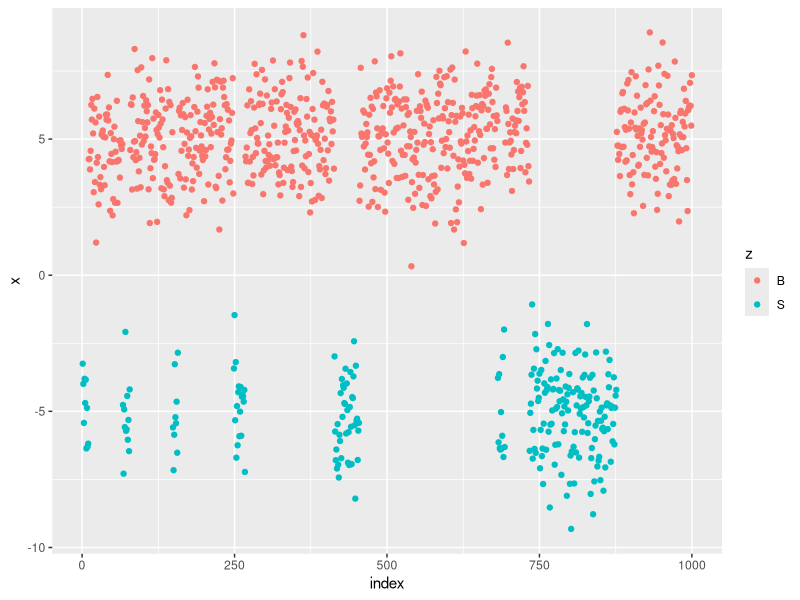

This chart was generated by the following R code:
## ---- chunk 1
library(expm)
library(ggplot2)
## ---- chunk 2
# transition matrix
transition<-matrix(c(.99,.01,.05,.95),nrow=2) #premultiply by indicator to get new vals
stationary_dist<-eigen(transition)$vectors[,1]
stationary_dist/sum(stationary_dist)
transition%^%100
#reveals stationary distribution is c(.83,.17)
rownames(transition)<-colnames(transition)<-c("B","S")
L<-nrow(transition) #2
Tmax<-1000
#z<-matrix(0,nrow=L,ncol=Tmax) #each column is indicator of true state
# if z[,t] = c(1,0) this means "B"
# if z[,t] = c(0,1) this means "S"
#z[,1]<-c(0,1)
z<-rep(NA,Tmax)
z[1]<-"S"
for(t in 2:Tmax){
  z[t]<-sample(c("B","S"),1,prob=transition[,z[t-1]])
}
table(z)/Tmax #should resemble stationary distribution
mu_vals_map<-list(B=5,S=-5)
x<-sapply(z,function(q){rnorm(1,mean=mu_vals_map[[q]],sd=sqrt(2))})
plotdat<-data.frame(index=1:Tmax,x=x,z=z)
ggplot(data=plotdat)+geom_point(aes(x=index,y=x,colour=z))
